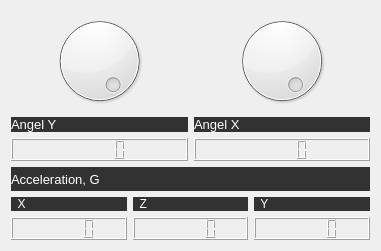
   <widget class="QWidget" name="layoutWidget">
    <property name="geometry">
     <rect>
      <x>10</x>
      <y>510</y>
      <width>381</width>
      <height>251</height>
     </rect>
    </property>
    <layout class="QVBoxLayout" name="verticalLayout_14">
     <item>
      <layout class="QHBoxLayout" name="horizontalLayout_15">
       <item>
        <layout class="QVBoxLayout" name="verticalLayout_13">
         <item>
          <widget class="QDial" name="yDial">
           <property name="minimum">
            <number>-180</number>
           </property>
           <property name="maximum">
            <number>180</number>
           </property>
           <property name="value">
            <number>180</number>
           </property>
           <property name="orientation">
            <enum>Qt::Horizontal</enum>
           </property>
          </widget>
         </item>
         <item>
          <widget class="QLabel" name="tempL_4">
           <property name="font">
            <font>
             <family>Arial</family>
             <pointsize>10</pointsize>
             <weight>50</weight>
             <bold>false</bold>
            </font>
           </property>
           <property name="styleSheet">
            <string notr="true">background-color: rgb(50, 50, 50);
color: rgb(255, 255, 255);
gridline-color: rgb(255, 255, 255);</string>
           </property>
           <property name="text">
            <string>Angel Y</string>
           </property>
          </widget>
         </item>
         <item>
          <widget class="QLCDNumber" name="yaLCD"/>
         </item>
        </layout>
       </item>
       <item>
        <layout class="QGridLayout" name="gridLayout_2">
         <item row="2" column="0">
          <widget class="QLCDNumber" name="xaLCD"/>
         </item>
         <item row="0" column="0">
          <widget class="QDial" name="xDial">
           <property name="minimum">
            <number>-180</number>
           </property>
           <property name="maximum">
            <number>180</number>
           </property>
           <property name="value">
            <number>180</number>
           </property>
           <property name="orientation">
            <enum>Qt::Horizontal</enum>
           </property>
          </widget>
         </item>
         <item row="1" column="0">
          <widget class="QLabel" name="tempL_3">
           <property name="font">
            <font>
             <family>Arial</family>
             <pointsize>10</pointsize>
             <weight>50</weight>
             <bold>false</bold>
            </font>
           </property>
           <property name="styleSheet">
            <string notr="true">background-color: rgb(50, 50, 50);
color: rgb(255, 255, 255);
gridline-color: rgb(255, 255, 255);</string>
           </property>
           <property name="text">
            <string>Angel X</string>
           </property>
          </widget>
         </item>
        </layout>
       </item>
      </layout>
     </item>
     <item>
      <layout class="QVBoxLayout" name="verticalLayout_12">
       <item>
        <widget class="QLabel" name="label_4">
         <property name="font">
          <font>
           <family>Arial</family>
           <pointsize>10</pointsize>
          </font>
         </property>
         <property name="styleSheet">
          <string notr="true">background-color: rgb(50, 50, 50);
color: rgb(255, 255, 255);
gridline-color: rgb(255, 255, 255);</string>
         </property>
         <property name="text">
          <string>Аcceleration, G</string>
         </property>
        </widget>
       </item>
       <item>
        <layout class="QHBoxLayout" name="horizontalLayout_14">
         <item>
          <layout class="QVBoxLayout" name="verticalLayout_9">
           <item>
            <widget class="QLabel" name="label_7">
             <property name="font">
              <font>
               <family>Arial</family>
              </font>
             </property>
             <property name="layoutDirection">
              <enum>Qt::LeftToRight</enum>
             </property>
             <property name="styleSheet">
              <string notr="true">background-color: rgb(50, 50, 50);
color: rgb(255, 255, 255);
gridline-color: rgb(255, 255, 255);</string>
             </property>
             <property name="text">
              <string>  X</string>
             </property>
            </widget>
           </item>
           <item>
            <widget class="QLCDNumber" name="xLCD"/>
           </item>
          </layout>
         </item>
         <item>
          <layout class="QVBoxLayout" name="verticalLayout_10">
           <item>
            <widget class="QLabel" name="label_5">
             <property name="font">
              <font>
               <family>Arial</family>
              </font>
             </property>
             <property name="layoutDirection">
              <enum>Qt::LeftToRight</enum>
             </property>
             <property name="styleSheet">
              <string notr="true">background-color: rgb(50, 50, 50);
color: rgb(255, 255, 255);
gridline-color: rgb(255, 255, 255);</string>
             </property>
             <property name="text">
              <string>  Z</string>
             </property>
            </widget>
           </item>
           <item>
            <widget class="QLCDNumber" name="zLCD"/>
           </item>
          </layout>
         </item>
         <item>
          <layout class="QVBoxLayout" name="verticalLayout_11">
           <item>
            <widget class="QLabel" name="label_6">
             <property name="font">
              <font>
               <family>Arial</family>
              </font>
             </property>
             <property name="layoutDirection">
              <enum>Qt::LeftToRight</enum>
             </property>
             <property name="styleSheet">
              <string notr="true">background-color: rgb(50, 50, 50);
color: rgb(255, 255, 255);
gridline-color: rgb(255, 255, 255);</string>
             </property>
             <property name="text">
              <string>  Y</string>
             </property>
            </widget>
           </item>
           <item>
            <widget class="QLCDNumber" name="yLCD"/>
           </item>
          </layout>
         </item>
        </layout>
       </item>
      </layout>
     </item>
    </layout>
   </widget>
